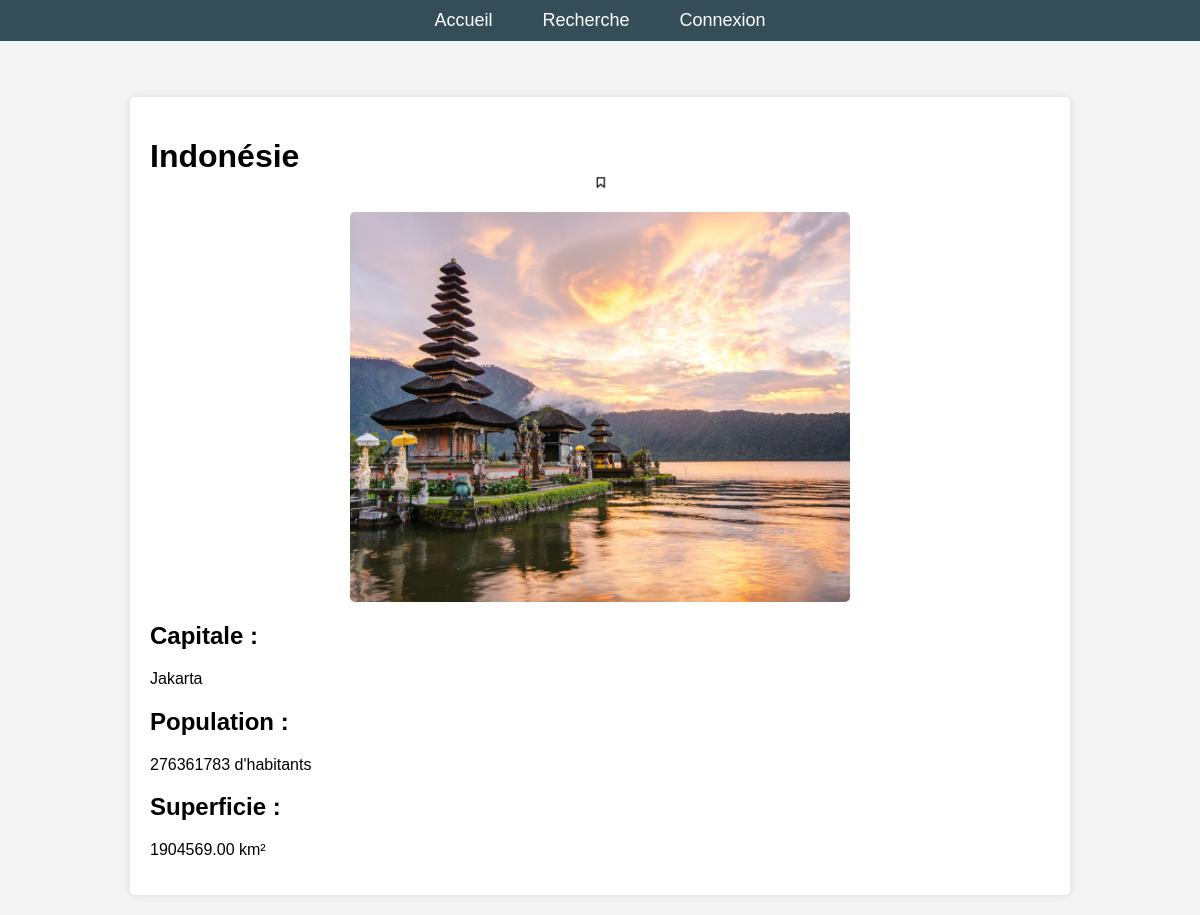
The app's page /?action=detail&idP=1 with its own data.
### tables this page shows
CREATE TABLE `pays` (
  `idP` int NOT NULL,
  `nom` varchar(100) NOT NULL,
  `capital` varchar(50) NOT NULL,
  `population` bigint DEFAULT NULL,
  `superficie` decimal(10,2) DEFAULT NULL,
  `photo_idPh` int DEFAULT NULL,
  `langue_idL` int NOT NULL
);

CREATE TABLE `photo` (
  `idPh` int NOT NULL,
  `chemin` varchar(255) NOT NULL
);

### controleur/detailPays.php (called while the page is built, shortened)
<?php
include_once "$racine/modele/bd.pays.inc.php";
include_once "$racine/modele/bd.photo.inc.php";
include_once "$racine/modele/bd.favoris.inc.php";
$idP = isset($_GET["idP"]) ? intval($_GET["idP"]) : 0;
$unPays = getPaysByIdP($idP);
$idU = getidULoggedOn();
$favoris = getFavorisById($idU, $idP);
include "$racine/vue/entete.html.php";
include "$racine/vue/vueDetailPays.php";
include "$racine/vue/pied.html.php";
?>

### index.php (called while the page is built, shortened)
<?php
include "getRacine.php";
if (isset($_GET["action"])) {
    $action = $_GET["action"];
} else {
    $action = "defaut";
}
$fichier = controleurPrincipal($action);
include "$racine/controleur/$fichier";
?>

### modele/bd.pays.inc.php (called while the page is built, shortened)
<?php
function getPaysByIdP($idP)
{
    try {
        $cnx = connexionPDO();
        $req = $cnx->prepare("select * from pays where idP=:idP");
        $req->bindValue(':idP', $idP, PDO::PARAM_INT);
        $req->execute();
        $resultat = $req->fetch(PDO::FETCH_ASSOC);
    } catch (PDOException $e) {
        print "Erreur !: " . $e->getMessage();
        die();
    }
    return $resultat;
}
?>

### modele/bd.favoris.inc.php (called while the page is built, shortened)
<?php
function getFavorisById($idU, $idP){
    try {
        $cnx = connexionPDO();
        $req = $cnx->prepare("SELECT * FROM favoris WHERE utilisateur_idU = :idU AND pays_idP = :idP");
        $req->bindValue(':idP', $idP, PDO::PARAM_INT);
        $req->bindValue(':idU', $idU, PDO::PARAM_INT);
        $req->execute();
        $resultat = $req->fetch(PDO::FETCH_ASSOC);
    } catch (PDOException $e) {
        print "Erreur !: " . $e->getMessage();
        die();
    }
    return $resultat;
}
?>

### modele/bd.photo.inc.php (called while the page is built, shortened)
<?php
function getPhotoByIdPh($idPh)
{
    $resultat = array();
    try {
        $cnx = connexionPDO();
        $req = $cnx->prepare("SELECT * FROM photo WHERE idPh = :idPh");
        $req->bindValue(':idPh', $idPh, PDO::PARAM_INT);
        $req->execute();
        $resultat = $req->fetch(PDO::FETCH_ASSOC);
    } catch (PDOException $e) {
        print "Erreur !: " . $e->getMessage();
        die();
    }
    return $resultat;
}
?>

### vue/vueDetailPays.php (the view, shortened to what this page needs)
<?php
require_once __DIR__ . '/../modele/bd.photo.inc.php';
$photo_id = isset($unPays['photo_idPh']) ? intval($unPays['photo_idPh']) : null;
$photo = (!empty($photo_id)) ? getPhotoByIdPh($photo_id) : null;
?>
<h1><?= $unPays['nom']; ?>
    <?php if ($favoris != false) { ?>
        <a href="./?action=favoris&idP=<?= $unPays['idP']; ?>" ><img class="favoris" src="images/Favoris1.png"></a>
    <?php } else { ?>
        <a href="./?action=favoris&idP=<?= $unPays['idP']; ?>" ><img class="favoris" src="images/PasFavoris.png"></a>
    <?php } ?>
</h1>
<div id="photo-pays">
    <?php
    if (!empty($photo) && isset($photo['chemin'])) {
        $chemin = 'photos/' . htmlspecialchars($photo['chemin']);
        if (file_exists(__DIR__ . "/../$chemin")) { ?>
            <img src="/paysASEv2/<?= $chemin ?>" alt="Image de <?= htmlspecialchars($unPays['nom']) ?>" />
        <?php }
    } ?>
</div>
<h2 id="capital">Capitale :</h2>
<p><?= htmlspecialchars($unPays['capital']) ?></p>
<h2 id="population">Population :</h2>
<p><?= htmlspecialchars($unPays['population']) ?> d'habitants</p>
<h2 id="superficie">Superficie :</h2>
<p><?= htmlspecialchars($unPays['superficie']) ?> km²</p>

### css/styles.css (style rules this page uses)
body { font-family: Arial, sans-serif; margin: 0; padding: 0; background-color: #f4f4f4; }
a { text-decoration: none; }
img { width: 500px; height: 390px; object-fit: cover; display: block; margin: 0 auto; border-radius: 5px; }
.favoris { vertical-align : middle; width: 15px; height: 15px; }

### records on screen
pays: nom "Indonésie", capital "Jakarta", population "276361783", superficie "1904569.00"
photo: chemin (picture)
